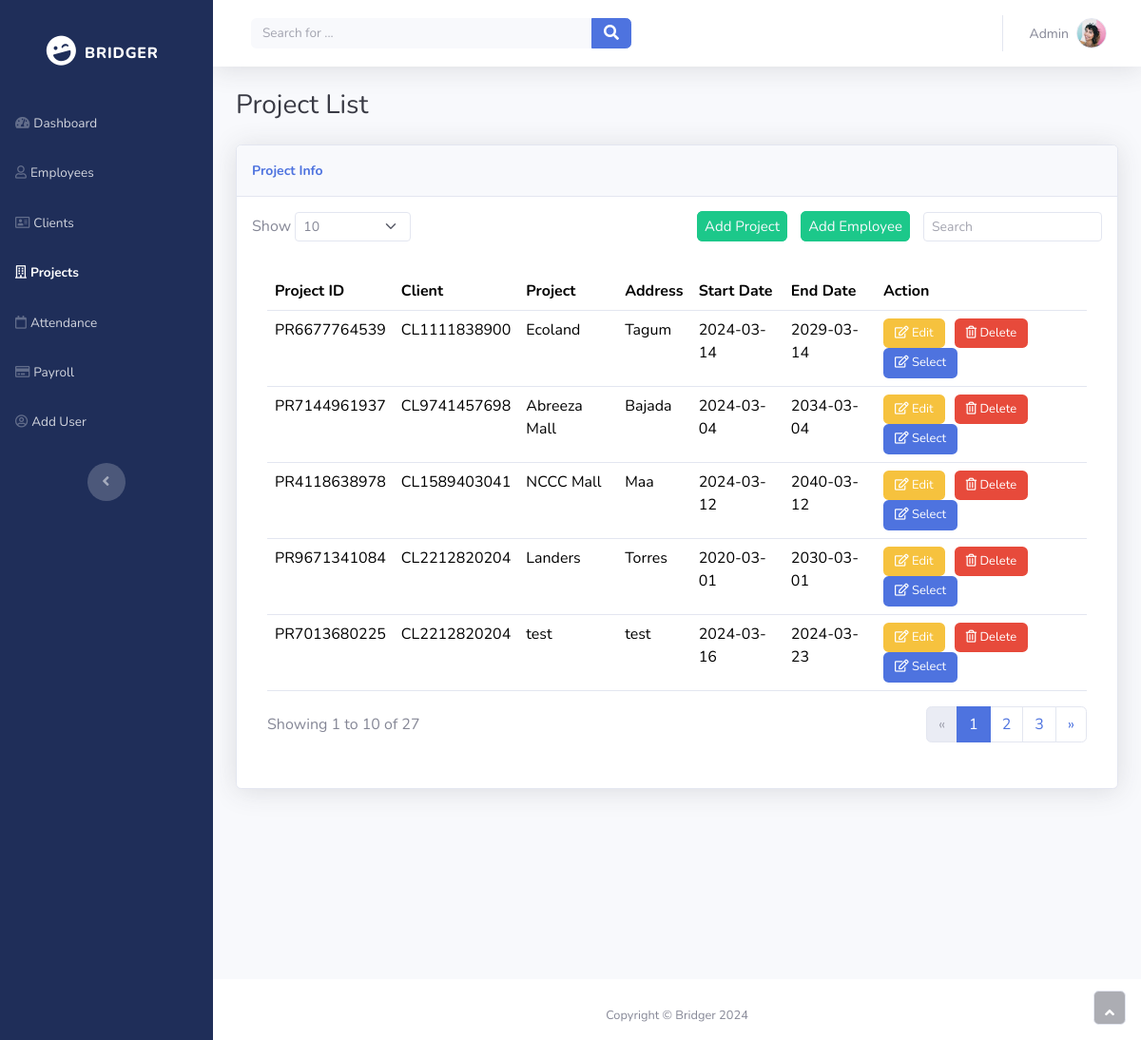
The page /n_project on the database its author committed.
### tables this page shows
CREATE TABLE "project" (
	"pr_id"	TEXT NOT NULL UNIQUE,
	"cl_id"	TEXT NOT NULL,
	"pr_name"	TEXT NOT NULL,
	"pr_address"	TEXT NOT NULL,
	"start_date"	TEXT NOT NULL,
	"end_date"	TEXT NOT NULL,
	PRIMARY KEY("pr_id")
);

### app.py (the view)
@app.route('/n_project')
def view_projects():
    try:
        connection = get_db_connection()
        cursor = connection.cursor()
        cursor.execute("SELECT * FROM project")
        projects = cursor.fetchall()
        return render_template('n_project.html', projects=projects)
    except Exception as e:
        return render_template('n_project.html', message="Error fetching projects: {}".format(e))
    finally:
        if connection:
            connection.close()

### app.py (called while the page is built)
def get_db_connection():
    connection = sqlite3.connect('test.db')
    connection.row_factory = sqlite3.Row
    return connection

### templates/n_project.html (shortened to what this page needs)
<!DOCTYPE html>
<html data-bs-theme="light" lang="en">
<head>
    <link rel="stylesheet" href="{{ url_for('static', filename='bootstrap/css/bootstrap.min.css') }}">
    <link rel="stylesheet" href="{{ url_for('static', filename='fonts/fontawesome-all.min.css') }}">
</head>
<body id="page-top">
    <div id="wrapper">
        <nav class="navbar align-items-start sidebar sidebar-dark accordion bg-gradient-primary p-0 navbar-dark" style="background: #1f2e59;--bs-primary: #1f2e59;--bs-primary-rgb: 31,46,89;">
            <div class="container-fluid d-flex flex-column p-0">
                <a class="navbar-brand d-flex justify-content-center align-items-center sidebar-brand m-0" href="#" style="padding-bottom: 79px;">
                    <div class="sidebar-brand-icon rotate-n-15">
                        <i class="fas fa-laugh-wink" style="padding-bottom: 0px;padding-top: 63px;"></i>
                    </div>
                    <div class="sidebar-brand-text mx-3" style="padding-bottom: 0px;padding-top: 63px;">
                        <span style="padding-bottom: 0px;padding-top: 63px;">bridger</span>
                    </div>
                </a>
                <ul class="navbar-nav text-light" id="accordionSidebar">
                    <li class="nav-item"><a class="nav-link" href="/n_dashboard"><i class="fas fa-tachometer-alt"></i><span>Dashboard</span></a></li>
                    <li class="nav-item"><a class="nav-link" href="/n_employee"><i class="far fa-user"></i><span>Employees</span></a></li>
                    <li class="nav-item"><a class="nav-link" href="/n_client"><i class="far fa-address-card"></i><span>Clients</span></a></li>
                    <li class="nav-item"><a class="nav-link active" href="/n_project"><i class="far fa-building"></i><span>Projects</span></a></li>
                    <li class="nav-item"><a class="nav-link" href="/n_attendance_project"><i class="far fa-calendar"></i><span>Attendance</span></a></li>
                    <li class="nav-item"><a class="nav-link" href="/n_payslip"><i class="far fa-credit-card"></i><span>Payroll</span></a></li>
                    <li class="nav-item"><a class="nav-link" href="/select_day_name"><i class="far fa-user-circle"></i><span>Add User</span></a></li>
                </ul>
                <div class="text-center d-none d-md-inline">
                    <button class="btn rounded-circle border-0" id="sidebarToggle" type="button"></button>
                </div>
            </div>
        </nav>
        <div class="d-flex flex-column" id="content-wrapper">
            <div id="content">
                <nav class="navbar navbar-expand bg-white shadow mb-4 topbar static-top navbar-light">
                    <div class="container-fluid">
                        <form id="searchForm" class="d-none d-sm-inline-block me-auto ms-md-3 my-2 my-md-0 mw-100 navbar-search" onsubmit="searchEmployee(); return false;">
                            <div class="input-group">
                                <input id="searchInput" class="bg-light form-control border-0 small" type="text" placeholder="Search for ...">
                                <button class="btn btn-primary py-0" type="submit"><i class="fas fa-search"></i></button>
                            </div>
                        </form>
                        <ul class="navbar-nav flex-nowrap ms-auto">
                            <li class="nav-item dropdown no-arrow">
                                <div class="nav-item dropdown no-arrow">
                                    <a class="dropdown-toggle nav-link" aria-expanded="false" data-bs-toggle="dropdown" href="#">
                                        <span class="d-none d-lg-inline me-2 text-gray-600 small">Admin</span>
                                        <img class="border rounded-circle img-profile" src="{{ url_for('static', filename='img/avatars/avatar1.jpeg') }}">
                                    </a>
                                </div>
                            </li>
                        </ul>
                    </div>
                </nav>
                <div class="container-fluid">
                    <h3 class="text-dark mb-4">Project List</h3>
                    <div class="card shadow">
                        <div class="card-header py-3" style="font-size: 14px;">
                            <p class="text-primary m-0 fw-bold">Project Info</p>
                        </div>
                        <div class="card-body">
                            <div class="row">
                                <div class="col-md-6 text-nowrap">
                                    <div id="dataTable_length" class="dataTables_length" aria-controls="dataTable">
                                        <label class="form-label">Show&nbsp;<select class="d-inline-block form-select form-select-sm">
                                                <option value="10" selected="">10</option>
                                            </select>&nbsp;</label>
                                    </div>
                                </div>
                                <div class="col-md-6">
                                    <div class="text-md-end dataTables_filter" id="dataTable_filter">
                                        <a href="/n_add_project" style="margin-right: 10px;border-radius: 6px;border-style: solid;border-color: var(--bs-form-valid-color);background: var(--bs-form-valid-color);color: var(--bs-card-cap-bg);padding-right: 5px;padding-top: 3px;padding-bottom: 3px;padding-left: 5px;text-decoration: none;font-size: 15px;">Add Project</a>
                                        <a href="/add_employee_project" style="margin-right: 10px;border-radius: 6px;border-style: solid;border-color: var(--bs-form-valid-color);background: var(--bs-form-valid-color);color: var(--bs-card-cap-bg);padding-right: 5px;padding-top: 3px;padding-bottom: 3px;padding-left: 5px;text-decoration: none;font-size: 15px;">Add Employee</a>
                                        <label class="form-label">
                                            <input type="search" class="form-control form-control-sm" aria-controls="dataTable" placeholder="Search">
                                        </label>
                                    </div>
                                </div>
                            </div>
                            <div class="card-body">
                                <div class="table-responsive table mt-2" id="projectTable" role="grid" aria-describedby="projectTable_info">
                                    <table class="table my-0" id="projectTable">
                                        <thead>
                                            <tr>
                                                <th>Project ID</th>
                                                <th>Client</th>
                                                <th>Project</th>
                                                <th>Address</th>
                                                <th>Start Date</th>
                                                <th>End Date</th>
                                                <th>Action</th>
                                            </tr>
                                        </thead>
                                        <tbody>
                                            {% for project in projects %}
                                            <tr id="project_row_{{ project[0] }}">
                                                <td>{{ project[0] }}</td>
                                                <td>{{ project[1] }}</td>
                                                <td>{{ project[2] }}</td>
                                                <td>{{ project[3] }}</td>
                                                <td>{{ project[4] }}</td>
                                                <td>{{ project[5] }}</td>
                                                <td>
                                                    <button class="btn btn-primary" type="button" style="margin-right: 6px;background: var(--bs-yellow);border-style: none;font-size: 13px;"><i class="far fa-edit"></i>&nbsp;Edit</button>
                                                    <button onclick="deleteProject('{{ project[0] }}')" class="btn btn-primary" style="background: var(--bs-form-invalid-border-color);border-style: none;font-size: 13px; margin-right: 6px;"><i class="far fa-trash-alt"></i>&nbsp;Delete</button>
                                                    <button type="button" onclick="viewProject('{{ project[0] }}')" class="btn btn-primary" style="background: var(--bs-blue); border-style: none; font-size: 13px;"><i class="far fa-edit"></i>&nbsp;Select</button>
                                                </td>
                                            </tr>
                                            {% endfor %}
                                        </tbody>
                                    </table>
                                </div>
                                <div class="row">
                                    <div class="col-md-6 align-self-center">
                                        <p id="dataTable_info" class="dataTables_info" role="status" aria-live="polite">Showing 1 to 10 of 27</p>
                                    </div>
                                    <div class="col-md-6">
                                        <nav class="d-lg-flex justify-content-lg-end dataTables_paginate paging_simple_numbers">
                                            <ul class="pagination">
                                                <li class="page-item disabled"><a class="page-link" aria-label="Previous" href="#"><span aria-hidden="true">«</span></a></li>
                                                <li class="page-item active"><a class="page-link" href="#">1</a></li>
                                                <li class="page-item"><a class="page-link" href="#">2</a></li>
                                                <li class="page-item"><a class="page-link" href="#">3</a></li>
                                                <li class="page-item"><a class="page-link" aria-label="Next" href="#"><span aria-hidden="true">»</span></a></li>
                                            </ul>
                                        </nav>
                                    </div>
                                </div>
                            </div>
                        </div>
                    </div>
                </div>
                <footer class="bg-white sticky-footer" style="height: 62.8px;margin-top: 200px;">
                    <div class="container my-auto">
                        <div class="text-center my-auto copyright"><span>Copyright © Bridger 2024</span></div>
                    </div>
                </footer>
            </div>
            <a class="border rounded d-inline scroll-to-top" href="#page-top" style="height: 36px;width: 34px;">
                <i class="fas fa-angle-up"></i>
            </a>
        </div>
    </div>
</body>
</html>

### rows shown on the page
project: pr_id "PR6677764539", cl "CL1111838900", pr_name "Ecoland", pr_address "Tagum", start_date "2024-03-14", end_date "2029-03-14"
project: pr_id "PR7144961937", cl "CL9741457698", pr_name "Abreeza Mall", pr_address "Bajada", start_date "2024-03-04", end_date "2034-03-04"
project: pr_id "PR4118638978", cl "CL1589403041", pr_name "NCCC Mall", pr_address "Maa", start_date "2024-03-12", end_date "2040-03-12"
project: pr_id "PR9671341084", cl "CL2212820204", pr_name "Landers", pr_address "Torres", start_date "2020-03-01", end_date "2030-03-01"
project: pr_id "PR7013680225", cl "CL2212820204", pr_name "test", pr_address "test", start_date "2024-03-16", end_date "2024-03-23"
